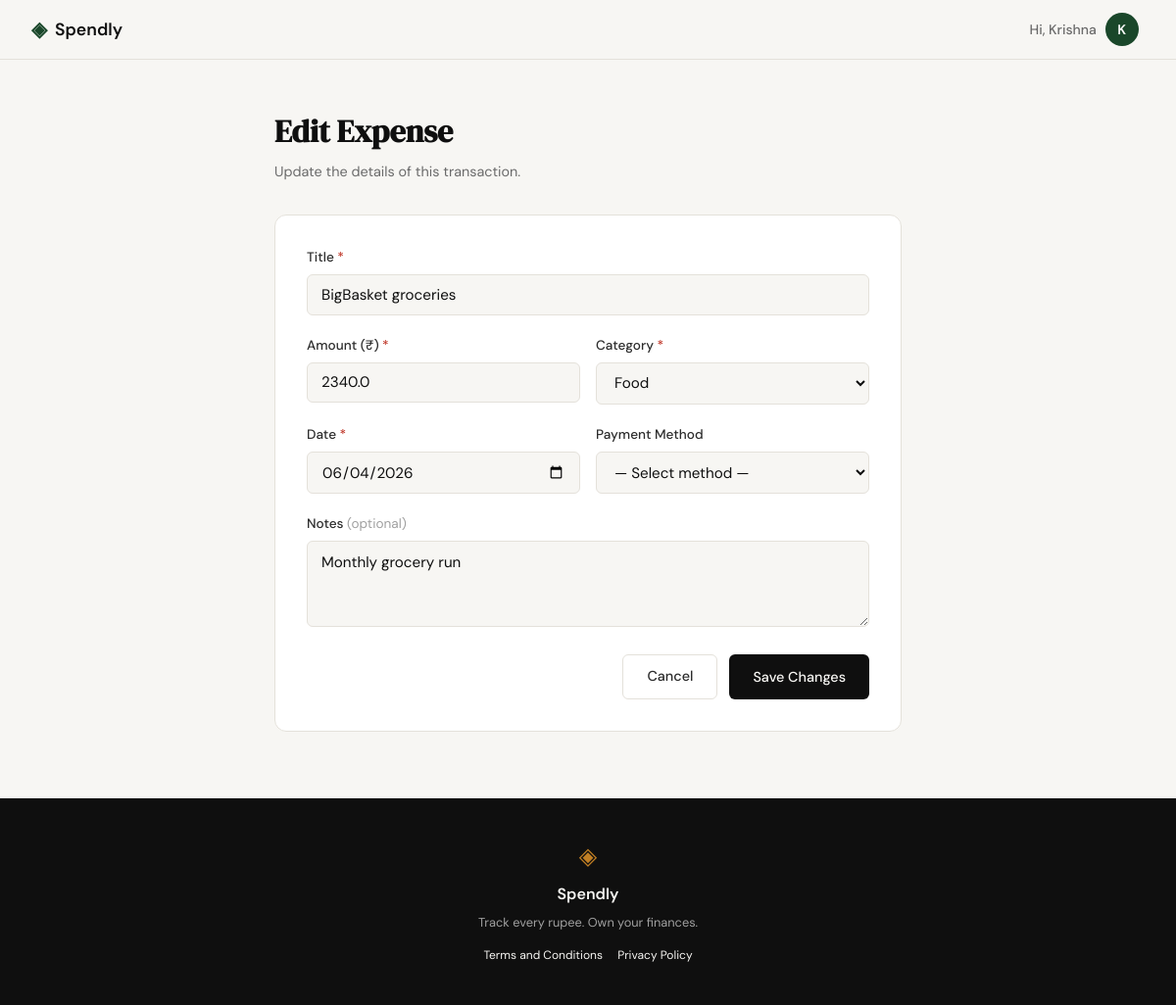
The app's page /expenses/45/edit (signed in) with its own data.
### tables this page shows
CREATE TABLE expenses (
            id          INTEGER PRIMARY KEY AUTOINCREMENT,
            user_id     INTEGER NOT NULL REFERENCES users(id) ON DELETE CASCADE,
            title       TEXT    NOT NULL,
            amount      REAL    NOT NULL,
            category    TEXT    NOT NULL,
            date        DATE    NOT NULL,
            notes       TEXT,
            created_at  DATETIME DEFAULT CURRENT_TIMESTAMP
        , payment_method TEXT);

### app.py (the view, shortened to what this page needs)
@app.route("/expenses/<int:id>/edit", methods=["GET", "POST"])
def edit_expense(id):
    if not session.get("user_id"):
        return redirect(url_for("login"))
    expense = get_expense_by_id(id, session["user_id"])
    if not expense:
        flash("Expense not found.", "error")
        return redirect(url_for("expenses"))
    return render_template(
        "expense_form.html", mode="edit", expense=expense,
        categories=CATEGORIES, payment_methods=PAYMENT_METHODS,
    )

### database/db.py (called while the page is built)
def get_db():
    conn = sqlite3.connect(DB_PATH)
    conn.row_factory = sqlite3.Row
    conn.execute("PRAGMA foreign_keys = ON")
    return conn

def get_expense_by_id(expense_id, user_id):
    conn = get_db()
    row = conn.execute(
        "SELECT * FROM expenses WHERE id = ? AND user_id = ?",
        (expense_id, user_id),
    ).fetchone()
    conn.close()
    return dict(row) if row else None

### templates/expense_form.html (shortened to what this page needs)
{% extends "base.html" %}
{% block content %}
<div class="profile-page">
    <div class="expense-form-wrap">
        <div class="profile-header">
            <h1 class="profile-title">
                {{ "Edit Expense" if mode == "edit" else "Add Expense" }}
            </h1>
            <p class="profile-subtitle">
                {{ "Update the details of this transaction." if mode == "edit" else "Record a new transaction to your ledger." }}
            </p>
        </div>
        <div class="profile-card">
            {% set v_title   = form.title          if form else (expense.title          if expense else '') %}
            {% set v_amount  = form.amount         if form else (expense.amount         if expense else '') %}
            {% set v_cat     = form.category       if form else (expense.category       if expense else '') %}
            {% set v_date    = form.date           if form else (expense.date           if expense else (today|default(''))) %}
            {% set v_payment = form.payment_method if form else (expense.payment_method if expense else '') %}
            {% set v_notes   = form.notes          if form else (expense.notes          if expense else '') %}
            <form method="POST">
                <div class="form-group">
                    <label for="title">Title <span style="color: var(--danger);">*</span></label>
                    <input
                        type="text"
                        id="title"
                        name="title"
                        class="form-input"
                        placeholder="e.g. Lunch at office, Metro card top-up…"
                        value="{{ v_title }}"
                        maxlength="120"
                        required
                        autofocus
                    >
                </div>
                <div class="form-grid-2">
                    <div class="form-group">
                        <label for="amount">Amount (₹) <span style="color: var(--danger);">*</span></label>
                        <input
                            type="number"
                            id="amount"
                            name="amount"
                            class="form-input"
                            placeholder="0.00"
                            value="{{ v_amount }}"
                            min="0.01"
                            step="0.01"
                            required
                        >
                    </div>
                    <div class="form-group">
                        <label for="category">Category <span style="color: var(--danger);">*</span></label>
                        <select id="category" name="category" class="form-input" required>
                            {% for cat in categories %}
                                <option value="{{ cat }}" {{ 'selected' if v_cat == cat else '' }}>{{ cat }}</option>
                            {% endfor %}
                        </select>
                    </div>
                </div>
                <div class="form-grid-2">
                    <div class="form-group">
                        <label for="date">Date <span style="color: var(--danger);">*</span></label>
                        <input
                            type="date"
                            id="date"
                            name="date"
                            class="form-input"
                            value="{{ v_date }}"
                            required
                        >
                    </div>
                    <div class="form-group">
                        <label for="payment_method">Payment Method</label>
                        <select id="payment_method" name="payment_method" class="form-input">
                            <option value="" {{ 'selected' if not v_payment else '' }}>— Select method —</option>
                        </select>
                    </div>
                </div>
                <div class="form-group">
                    <label for="notes">Notes <span style="color: var(--ink-faint); font-weight: 400;">(optional)</span></label>
                    <textarea
                        id="notes"
                        name="notes"
                        class="form-input"
                        placeholder="Any extra details — merchant name, occasion, split with someone…"
                        maxlength="400"
                    >{{ v_notes }}</textarea>
                </div>
                <div class="form-actions">
                    <a href="{{ url_for('expenses') }}" class="btn-ghost">Cancel</a>
                    <button type="submit" class="btn-primary">
                        {{ "Save Changes" if mode == "edit" else "Add Expense" }}
                    </button>
                </div>
            </form>
        </div>
    </div>
</div>
{% endblock %}

### static/css/style.css (style rules this page uses)
:root { --ink: #0f0f0f; --ink-soft: #2d2d2d; --ink-muted: #6b6b6b; --ink-faint: #a0a0a0; --paper: #f7f6f3; --paper-warm: #f0ede6; --paper-card: #ffffff; --accent: #1a472a; --accent-light: #e8f0eb; --accent-2: #c17f24; --accent-2-light: #fdf3e3; --danger: #c0392b; --danger-light: #fdecea; --border: #e4e1da; --border-soft: #eeebe4; --font-display: 'DM Serif Display', Georgia, serif; --font-body: 'DM Sans', system-ui, sans-serif; --max-width: 1200px; --auth-width: 440px; --radius-sm: 6px; --radius-md: 12px; --radius-lg: 20px; }
body, .navbar, .auth-card, .profile-card, .feature-card, .mock-card, .avatar-dropdown { transition: background-color 0.25s ease, color 0.25s ease, border-color 0.25s ease; }
*, *::before, *::after { box-sizing: border-box; margin: 0; padding: 0; }
html { font-size: 16px; scroll-behavior: smooth; }
body { background: var(--paper); color: var(--ink); font-family: var(--font-body); font-size: 1rem; line-height: 1.6; -webkit-font-smoothing: antialiased; }
a { color: inherit; text-decoration: none; }
.btn-primary { display: inline-block; background: var(--ink); color: var(--paper); padding: 0.65rem 1.5rem; border-radius: var(--radius-sm); font-family: var(--font-body); font-size: 0.9rem; font-weight: 500; cursor: pointer; border: none; transition: background 0.2s; text-decoration: none; }
.btn-ghost { display: inline-block; background: transparent; color: var(--ink-soft); padding: 0.65rem 1.5rem; border-radius: var(--radius-sm); font-size: 0.9rem; font-weight: 500; border: 1px solid var(--border); transition: all 0.2s; text-decoration: none; }
.form-group { margin-bottom: 1.25rem; }
.form-group label { display: block; font-size: 0.85rem; font-weight: 500; color: var(--ink-soft); margin-bottom: 0.4rem; }
.form-input { width: 100%; padding: 0.6rem 0.875rem; border: 1px solid var(--border); border-radius: var(--radius-sm); font-family: var(--font-body); font-size: 0.95rem; color: var(--ink); background: var(--paper); outline: none; transition: border-color 0.2s; }
.form-input::placeholder { color: var(--ink-faint); }
.profile-page { min-height: calc(100vh - 60px - 100px); display: flex; justify-content: center; padding: 3rem 2rem; }
.profile-header { margin-bottom: 2rem; }
.profile-title { font-family: var(--font-display); font-size: 2rem; color: var(--ink); margin-bottom: 0.25rem; }
.profile-subtitle { font-size: 0.9rem; color: var(--ink-muted); }
.profile-card { background: var(--paper-card); border: 1px solid var(--border); border-radius: var(--radius-md); padding: 2rem; margin-bottom: 1.25rem; }
.form-grid-2 { display: grid; grid-template-columns: 1fr 1fr; gap: 1rem; }
textarea.form-input { resize: vertical; min-height: 88px; line-height: 1.5; }
select.form-input { cursor: pointer; }
.form-actions { display: flex; gap: 0.75rem; justify-content: flex-end; margin-top: 0.5rem; }
.expense-form-wrap { width: 100%; max-width: 640px; margin: 0 auto; }

### records on screen
expenses: title "BigBasket groceries", amount "2340.0", date "06/04/2026", notes "Monthly grocery run"

### other values on screen
{{ session.get("user_name", "").split()[0] }} "Krishna"
{{ session.get("user_name", "U")[0].upper() }} "K"
{{ "Edit Expense" if mode == "edit" else "Add Expense" }} "Edit Expense"
{{ "Save Changes" if mode == "edit" else "Add Expense" }} "Save Changes"
form field category "Food"
